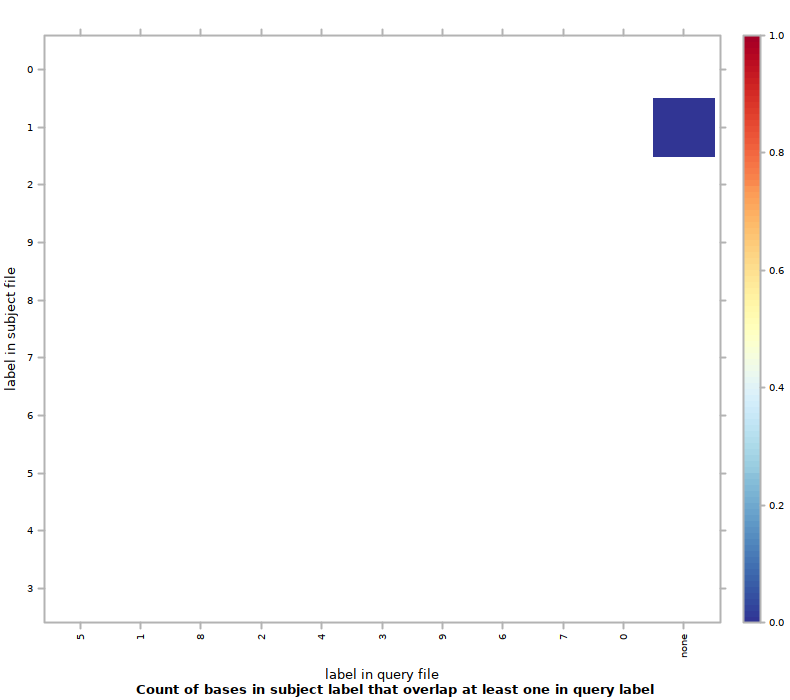

Recreate this plot in R.
#!/usr/bin/env Rscript
## transcript produced by Segtools 1.1.14

segtools.r.dirname <-
  system2("python",
          c("-c", "'import segtools; print segtools.get_r_dirname()'"),
          stdout = TRUE)

source(file.path(segtools.r.dirname, 'common.R'))
source(file.path(segtools.r.dirname, 'overlap.R'))
save.overlap.performance('./MCseq1bpexo100bp/overlap-ordered', 'overlap.performance', './MCseq1bpexo100bp/overlap-ordered/overlap.tab', row.normalize = 'FALSE', mnemonic_file = './MCseq1bpexo100bp/overlap-direct/mnemonics1_new.txt', clobber = FALSE, col_mnemonic_file = './MCseq1bpexo100bp/overlap-direct/mnemonics2_new.txt')
save.overlap.heatmap('./MCseq1bpexo100bp/overlap-ordered', 'overlap', './MCseq1bpexo100bp/overlap-ordered/overlap.tab', clobber = FALSE, col_mnemonic_file = './MCseq1bpexo100bp/overlap-direct/mnemonics2_new.txt', cluster = FALSE, max_contrast = FALSE, row.normalize = 'FALSE', mnemonic_file = './MCseq1bpexo100bp/overlap-direct/mnemonics1_new.txt')
